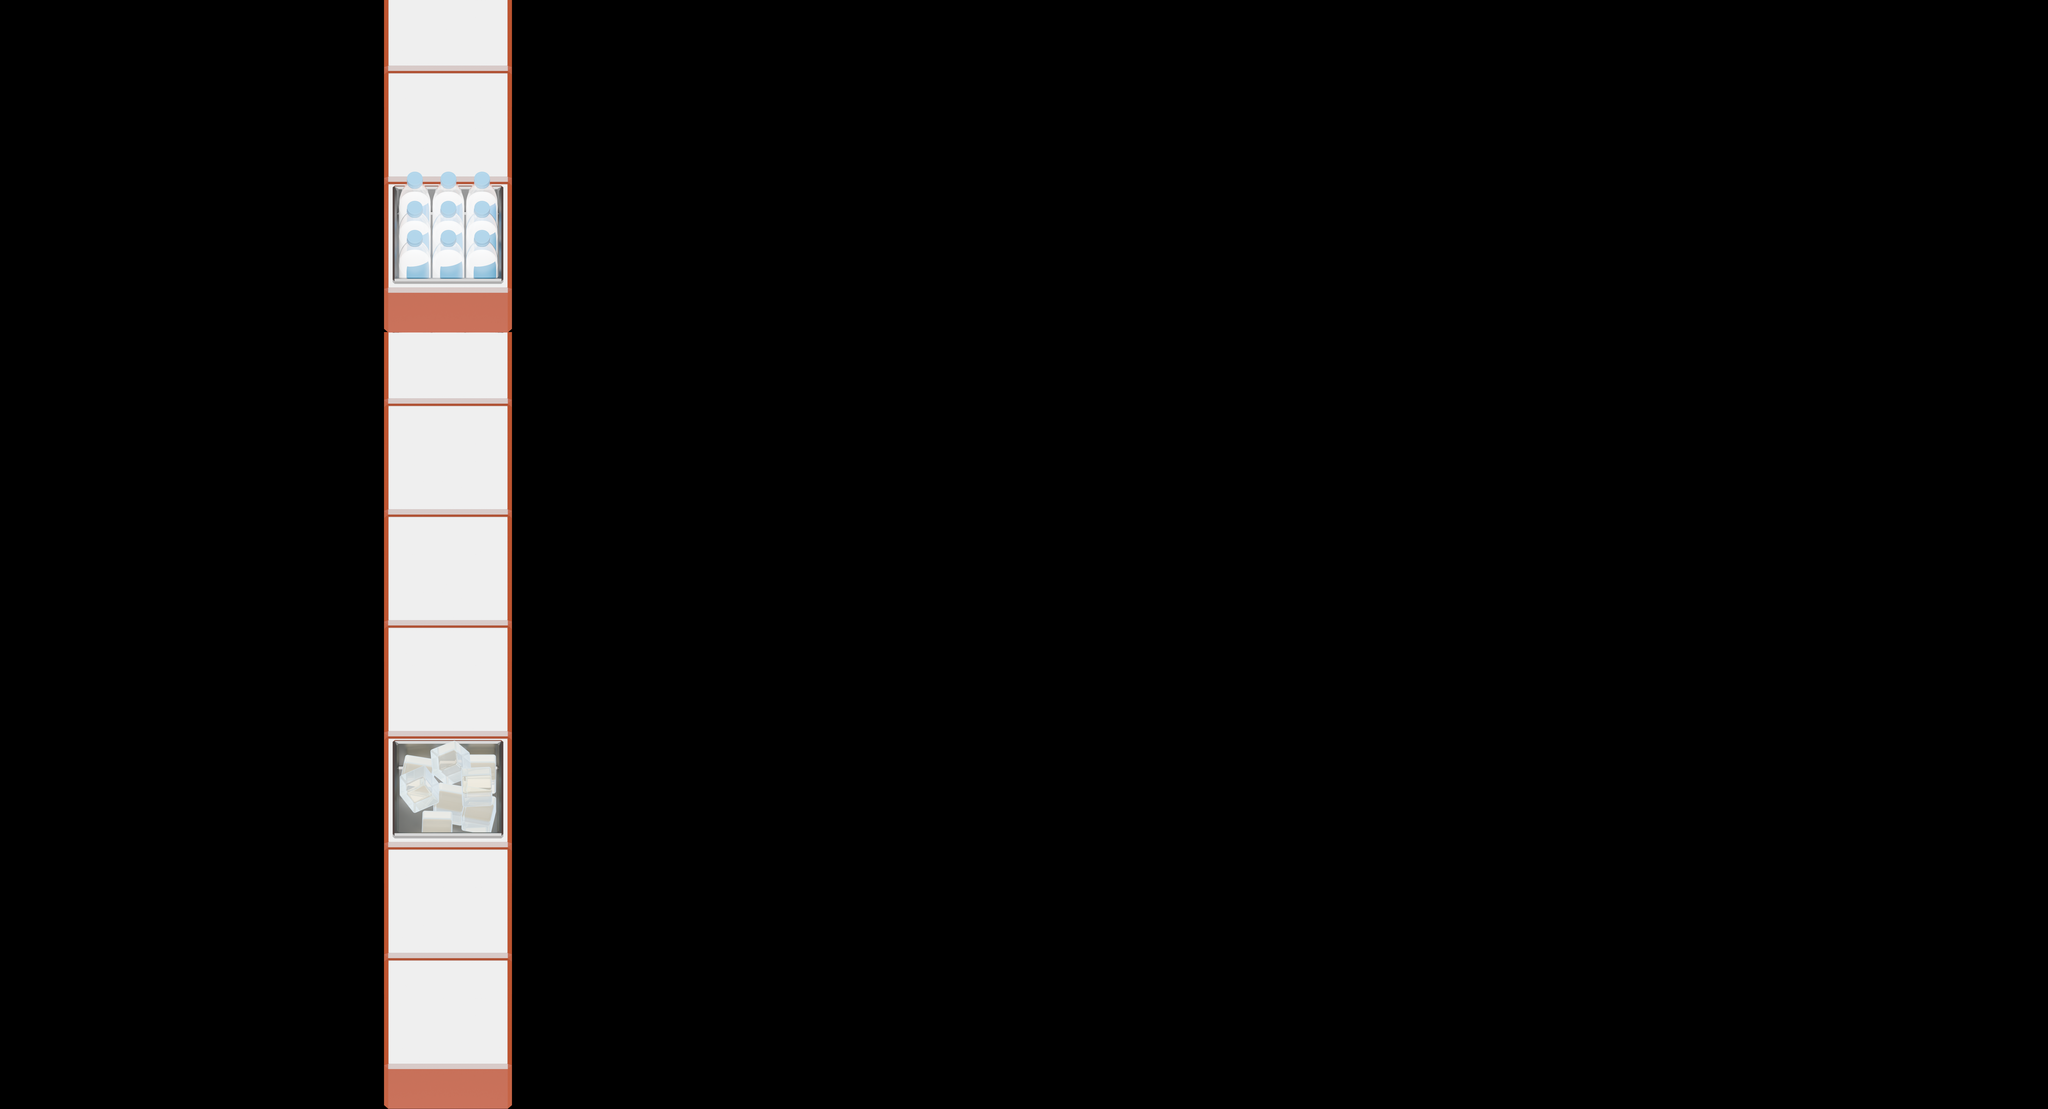

Rendered tile map (Tiled .tmx) drawn with the repository's tilesets; below, a short description and the full map source, tile grids included:
An orthogonal 16x10 tile map with 600x520 px tiles, 1 tile layer (Crates) and 12 objects.

<map version="1.10" tiledversion="1.12.1" orientation="orthogonal" renderorder="right-down" width="16" height="10" tilewidth="600" tileheight="520" infinite="0" nextlayerid="9" nextobjectid="54">
 <properties>
  <property name="boba_required" type="int" value="0" />
  <property name="jelly_avail" type="int" value="10" />
  <property name="jelly_required" type="int" value="7" />
  <property name="milk_avail" type="int" value="10" />
  <property name="milk_required" type="int" value="7" />
  <property name="stun_num" type="int" value="0" />
  <property name="time_1" type="int" value="0" />
  <property name="time_2" type="int" value="0" />
 </properties>
 <tileset firstgid="1" source="tiles.tsx" />
 <objectgroup id="8" name="Portals">
  <object id="39" gid="60" x="3000" y="520" width="600" height="520">
   <properties>
    <property name="color" value="green" />
    <property name="dir" value="down" />
    <property name="pair_id" type="int" value="1" />
    <property name="role" value="exit" />
   </properties>
  </object>
  <object id="40" gid="62" x="4800" y="520" width="600" height="520">
   <properties>
    <property name="color" value="pink" />
    <property name="dir" value="down" />
    <property name="pair_id" type="int" value="2" />
    <property name="role" value="exit" />
   </properties>
  </object>
  <object id="41" gid="61" x="600" y="5200" width="600" height="520">
   <properties>
    <property name="color" value="pink" />
    <property name="dir" value="up" />
    <property name="pair_id" type="int" value="2" />
    <property name="role" value="entry" />
   </properties>
  </object>
  <object id="42" gid="59" x="600" y="520" width="600" height="520">
   <properties>
    <property name="color" value="green" />
    <property name="dir" value="down" />
    <property name="pair_id" type="int" value="1" />
    <property name="role" value="entry" />
   </properties>
  </object>
  <object id="43" gid="57" x="1200" y="3640" width="600" height="520">
   <properties>
    <property name="color" value="blue" />
    <property name="dir" value="left" />
    <property name="pair_id" type="int" value="3" />
    <property name="role" value="entry" />
   </properties>
  </object>
  <object id="44" gid="63" x="1200" y="2080" width="600" height="520">
   <properties>
    <property name="color" value="red" />
    <property name="dir" value="left" />
    <property name="pair_id" type="int" value="4" />
    <property name="role" value="entry" />
   </properties>
  </object>
  <object id="51" gid="58" x="6600" y="520" width="600" height="520">
   <properties>
    <property name="color" value="blue" />
    <property name="dir" value="down" />
    <property name="pair_id" type="int" value="3" />
    <property name="role" value="exit" />
   </properties>
  </object>
  <object id="53" gid="64" x="8400" y="520" width="600" height="520">
   <properties>
    <property name="color" value="red" />
    <property name="dir" value="down" />
    <property name="pair_id" type="int" value="4" />
    <property name="role" value="exit" />
   </properties>
  </object>
 </objectgroup>
 <layer id="1" name="Crates" width="16" height="10">
  <data encoding="csv">
0,0,0,25,0,0,0,0,0,0,0,0,0,0,0,0,
0,0,0,49,0,0,0,0,0,0,0,0,0,0,0,0,
0,0,0,20,0,0,0,0,0,0,0,0,0,0,0,0,
0,0,0,25,0,0,0,0,0,0,0,0,0,0,0,0,
0,0,0,25,0,0,0,0,0,0,0,0,0,0,0,0,
0,0,0,25,0,0,0,0,0,0,0,0,0,0,0,0,
0,0,0,41,0,0,0,0,0,0,0,0,0,0,0,0,
0,0,0,27,0,0,0,0,0,0,0,0,0,0,0,0,
0,0,0,25,0,0,0,0,0,0,0,0,0,0,0,0,
0,0,0,17,0,0,0,0,0,0,0,0,0,0,0,0
</data>
 </layer>
 <objectgroup id="5" name="Vents">
  <object id="37" gid="14" x="9000" y="1560" width="600" height="520">
   <properties>
    <property name="first_spawn" type="int" value="4" />
    <property name="spawn_delay" type="int" value="10" />
   </properties>
  </object>
  <object id="38" gid="14" x="9000" y="4160" width="600" height="520">
   <properties>
    <property name="first_spawn" type="int" value="9" />
    <property name="spawn_delay" type="int" value="10" />
   </properties>
  </object>
  <object id="35" gid="14" x="5400" y="4680" width="600" height="520">
   <properties>
    <property name="bug_type" propertytype="bug_type" value="attacker" />
    <property name="first_spawn" type="int" value="5" />
    <property name="spawn_delay" type="int" value="15" />
   </properties>
  </object>
 </objectgroup>
 <objectgroup id="7" name="Helpers">
  <object id="36" x="6000" y="2080">
   <point />
  </object>
 </objectgroup>
</map>
